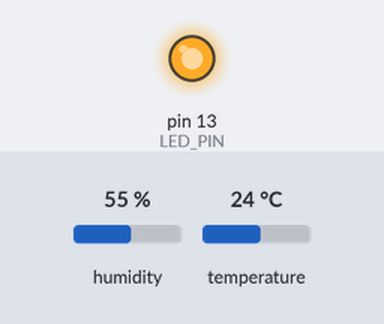
The sketch below on a simulated Arduino Uno, built with avr-gcc and run on an emulated ATmega328P. Parts: output pins drawn as LEDs (lit = HIGH). The test bench sets the inputs (shaded band); at power-on: humidity 55 %, temperature 24 °C. Random numbers use the default seed unless the sketch sets one; what the sketch prints to the serial monitor is not drawn.

Above: at 2.1 s.
At 4.4 s:
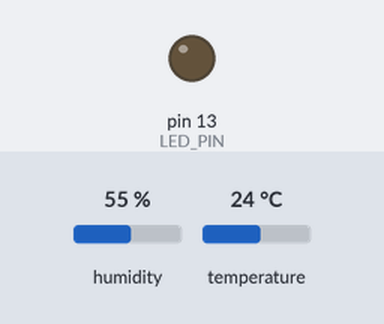
4.5 s: humidity set to 88 %
Timing chart, 0 to 16.5 s (numbered marks = the images above; inputs shaded):
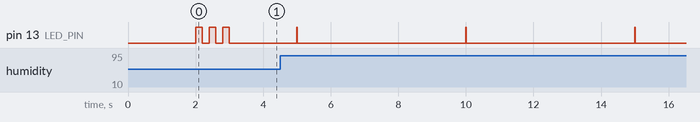

The sketch:

arduino_uno_code.ino
```cpp
/*
 * Arduino Uno MASTER - Đọc DHT22 và gửi qua Serial cho ESP32
 *
 * Mô hình: Uno (Master) → Serial → ESP32 (Slave WiFi Gateway)
 *
 * Hardware:
 * - DHT22: Nhiệt độ & Độ ẩm (D2)
 * - LED Status (D13 - built-in)
 *
 * Kết nối ESP32:
 * - Arduino TX (D1) → ESP32 RX2 (GPIO16)
 * - Arduino RX (D0) → ESP32 TX2 (GPIO17)
 * - GND → GND chung
 */

#include <DHT.h>

// ===== CẤU HÌNH DHT22 =====
#define DHTPIN 2
#define DHTTYPE DHT22
DHT dht(DHTPIN, DHTTYPE);

// ===== CẤU HÌNH LED =====
#define LED_PIN 13  // Built-in LED

// ===== CẤU HÌNH THỜI GIAN =====
const unsigned long SEND_INTERVAL = 5000;  // 5 giây
unsigned long lastSendTime = 0;
int sendCount = 0;

void setup() {
  // Serial để gửi cho ESP32 (TX/RX)
  Serial.begin(115200);

  // Khởi động DHT22
  dht.begin();

  // LED status
  pinMode(LED_PIN, OUTPUT);
  digitalWrite(LED_PIN, LOW);

  // Chờ Serial ổn định
  delay(2000);

  Serial.println("Arduino Uno MASTER ready!");
  Serial.println("Reading DHT22 sensor...");

  // Nháy LED 3 lần báo sẵn sàng
  for (int i = 0; i < 3; i++) {
    digitalWrite(LED_PIN, HIGH);
    delay(200);
    digitalWrite(LED_PIN, LOW);
    delay(200);
  }
}

void loop() {
  unsigned long currentTime = millis();

  if (currentTime - lastSendTime >= SEND_INTERVAL) {
    lastSendTime = currentTime;
    sendCount++;

    // Bật LED khi đọc cảm biến
    digitalWrite(LED_PIN, HIGH);

    // Đọc DHT22
    float temperature = dht.readTemperature();
    float humidity = dht.readHumidity();

    // Kiểm tra lỗi đọc DHT22
    bool dht_error = false;
    if (isnan(temperature) || isnan(humidity)) {
      dht_error = true;
      // Dùng giá trị ngẫu nhiên khi DHT22 lỗi
      temperature = random(220, 321) / 10.0;
      humidity = random(500, 801) / 10.0;
    }

    // Tạo dữ liệu mô phỏng cho gas và dust (vì chưa có cảm biến)
    float gas_level = random(1000, 3001) / 10.0;      // 100-300 ppm
    float dust_density = random(300, 1501) / 10.0;    // 30-150 µg/m³

    // Tính AQI dựa trên nhiệt độ, độ ẩm, gas, dust
    // Công thức đơn giản: AQI = f(temp, humidity, gas, dust)
    int aqi = (int)((gas_level * 0.4) + (dust_density * 0.4) +
                    ((temperature - 20) * 0.5) + ((humidity - 50) * 0.2));

    // Giới hạn AQI 50-180
    if (aqi < 50) aqi = random(50, 70);
    if (aqi > 180) aqi = random(150, 180);

    // Xác định trạng thái không khí
    String status;
    if (aqi <= 50) {
      status = "GOOD";
    } else if (aqi <= 100) {
      status = "MODERATE";
    } else if (aqi <= 150) {
      status = "UNHEALTHY";
    } else {
      status = "VERY_UNHEALTHY";
    }

    // Gửi JSON qua Serial cho ESP32
    Serial.print("{");
    Serial.print("\"temperature\":");
    Serial.print(temperature, 1);
    Serial.print(",\"humidity\":");
    Serial.print(humidity, 1);
    Serial.print(",\"gas_level\":");
    Serial.print(gas_level, 1);
    Serial.print(",\"dust_density\":");
    Serial.print(dust_density, 1);
    Serial.print(",\"aqi\":");
    Serial.print(aqi);
    Serial.print(",\"air_quality_status\":\"");
    Serial.print(status);
    Serial.print("\",\"sensor_status\":\"");
    Serial.print(dht_error ? "DHT22_ERROR" : "OK");
    Serial.print("\",\"count\":");
    Serial.print(sendCount);
    Serial.println("}");

    // Tắt LED
    digitalWrite(LED_PIN, LOW);

    // Nháy LED nhanh nếu DHT22 lỗi
    if (dht_error) {
      for (int i = 0; i < 3; i++) {
        digitalWrite(LED_PIN, HIGH);
        delay(50);
        digitalWrite(LED_PIN, LOW);
        delay(50);
      }
    }
  }
}
```

Measured:
- by itself, pin 13 (LED_PIN): alternates HIGH for 0.01 s and LOW for 5.0 s
